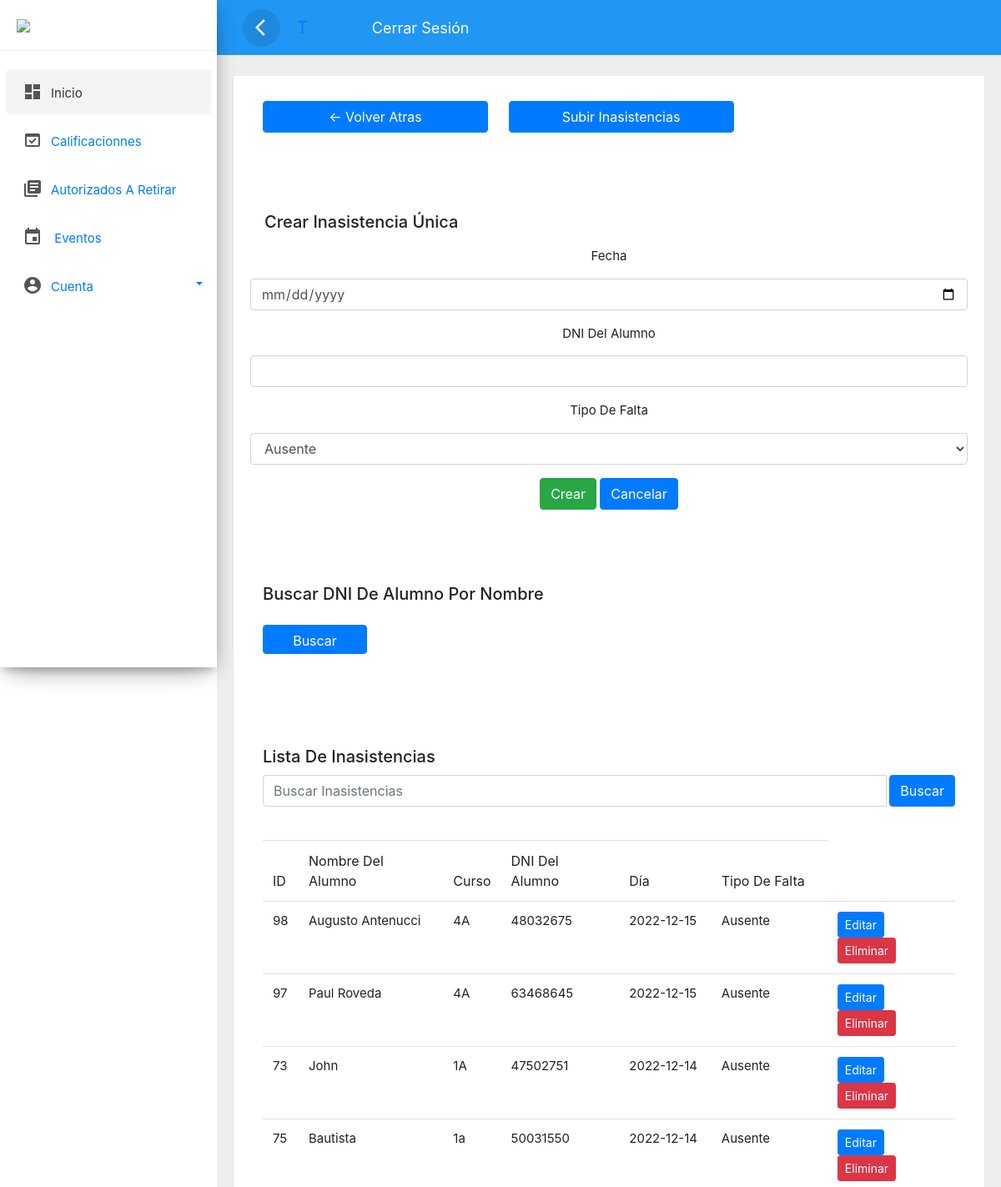
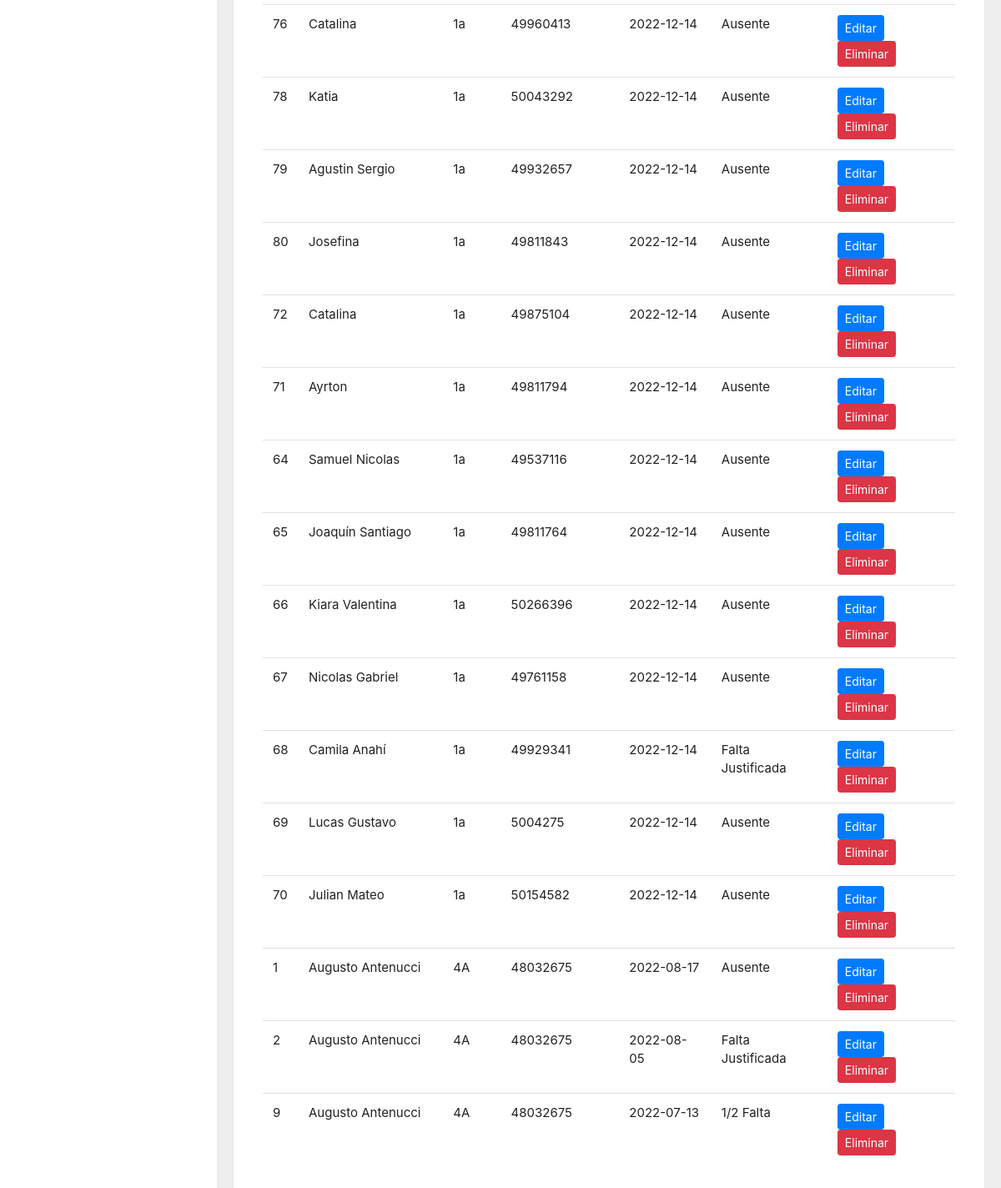
The app's page /studentinfosystem/admins/faltas.php (signed in) with its own data (2 pictures, top to bottom).
### tables this page shows
CREATE TABLE `faltas` (
  `id` int(11) NOT NULL,
  `fullname` varchar(25) NOT NULL,
  `dni` int(11) NOT NULL,
  `dia` date NOT NULL,
  `tipo` varchar(20) NOT NULL,
  `curso` varchar(2) NOT NULL
);

CREATE TABLE `students` (
  `id` int(10) NOT NULL,
  `dni` varchar(50) NOT NULL,
  `password` varchar(50) NOT NULL,
  `firstname` varchar(50) NOT NULL,
  `lastname` varchar(50) NOT NULL,
  `course` varchar(10) NOT NULL,
  `date_joined` date NOT NULL,
  `obs` text NOT NULL
);

### studentinfosystem/admins/faltas.php (the view, shortened to what this page needs)
<?php
  require 'connect.php';
  if(isset($_SESSION['adminName'], $_SESSION['password'])) {
?>
<!DOCTYPE html>
<html>
<head>
    <link href="../admins/css/custom.css" rel="stylesheet">
	<link href="../admins/css/bootstrap.min.css" rel="stylesheet">
    <link href="../admins/assets/css/styles.css" rel="stylesheet">
</head>
<body>
    <div class="wrapper">
        <nav id="sidebar">
            <div class="sidebar-header">
                <h3><img src="https://www.colegioubaescobar.gob.ar/wp-content/uploads/2020/07/cropped-WhatsApp-Image-2020-02-10-at-11.45.15.jpeg"  /><span></span></h3>
            </div>
            <ul class="list-unstyled components">
                <li class="active">
                    <a href="home.php" class="dashboard"><i class="material-icons">dashboard</i><span>Inicio</span></a>
                </li>
                <a href="Calificaciones/calificaciones.php">
                    <li class="dropdown">
                        <i class="material-icons">domain_verification</i><span>Calificacionnes</span></a>
                <a href="autorized.php">
                    <li class="dropdown">
                            <i class="material-icons">library_books</i><span>Autorizados a retirar</span></a>
                <a href="Events/eventos.php">
                    <li class="dropdown">
                            <i class="material-icons">event</i>
                            <span>Eventos</span></a>
                <li class="dropdown">
                    <a href="#pageSubmenu5" data-toggle="collapse" aria-expanded="false" class="dropdown-toggle">
                        <i class="material-icons">account_circle</i><span>Cuenta</span></a>
                </li>
            </ul>
        </nav>
        <div id="content">
            <div class="top-navbar">
                <nav class="navbar navbar-expand-lg">
                    <div class="container-fluid">
                        <button type="button" id="sidebarCollapse" class="d-xl-block d-lg-block d-md-mone d-none">
                            <span class="material-icons">arrow_back_ios</span>
                        </button>
                        <div class="welcome"><?php echo "<a href='profile.php' style='font-size:20px;'>".$_SESSION['adminName']."</a>";?></div>
                        <div>
                        <p style='font-size:20px; margin-top:10px; color:white;'>ㅤㅤ</p>
                        </div>
                        <a href="logout.php" style='font-size:18px; color:white; margin-left:40px;'>Cerrar sesión<span class="glyphicon glyphicon-off" aria-hidden="true"></span></a>
                    </div>
                </nav>
            </div>
            <div class="main-content">
                    <div class="card" style="min-height: 600px; width: auto;">
                        <div class="card-header">
                        <a href="home.php" class="btn btn-primary" style="width: 270px; margin:15px; margin-right:5px;">← Volver atras</a>
                        <a href="faltasSelect.php" class="btn btn-primary" style="width: 270px; margin:15px; margin-right:5px;">Subir inasistencias</a>
                                <h4 style="font-size: 20px; margin-left:17px; margin-top:80px;">Crear Inasistencia Única</h4>
                                <div id="container">
                                    <center>
                                        <div class="profile-box box-left">
                                            <form action="" method="post" name="form1">
                                            <center>
                                                <p>
                                                    <div class="form-group">
                                                        <label for="textarea" class="title" style="font-size:15px; margin-bottom:15px;">Fecha</label>
                                                        <input class="form-control" type="date" style="margin-bottom:15px;" name="dia"></input>
                                                        <label for="textarea" class="title" style="font-size:15px; margin-bottom:15px;">DNI del alumno</label>
                                                        <input class="form-control" type="number" style="margin-bottom:15px;" name="dni" ></input>
                                                        <label for="textarea" class="title" style="font-size:15px; margin-bottom:15px;">Tipo de Falta</label>
                                                        <select class="form-control" name="tipo">
                                                            <option value="Ausente">Ausente</option>
                                                        </select>
                                                    </div>
                                                </p>
                                                <p>
                                                    <input  type="submit" name="submit" class="btn btn-success" value="Crear">
                                                    <a href="home.php" class="btn btn-primary">Cancelar</a>
                                                </p>
                                            </center>
                                            </form>
                                        </div>
                                    </center>
                                    <div class="container my-5" style='float: left;'>
                                        <h2 style='font-size:20px; margin-bottom:10px; margin-top:25px;'>Buscar DNI de alumno por nombre</h2>
                                        <a href="search.php" class="btn btn-primary" style="width: 125px; height:35px; margin:15px; margin-left:0px; text-align:center; vertical-align: middle;">Buscar</a>
                                    </div>
                                <div class="container my-5" style='float: left;'>
                                    <h2 style='font-size:20px; margin-bottom:10px;'>Lista de inasistencias</h2>
                                    <form action="">
                                        <div class="input-group mb-3">
                                            <input value="<?php if(isset($_GET['search'])){echo $_GET['search'];} ?>" type="text" class="form-control" placeholder="Buscar Inasistencias" name="search">
                                            <button type="submit" class="btn btn-primary" style="margin-left:3px;">Buscar</button>
                                        </div>
                                    </form>
                                    <br>
                                    <table class="table">
                                        <thead>
                                        <tr>
                                            <th>ID</th>
                                            <th>Nombre del alumno</th>
                                            <th>Curso</th>
                                            <th>DNI del alumno</th>
                                            <th>Día</th>
                                            <th>Tipo de falta</th>
                                        </tr>
                                        </thead>
                                        <tbody>
                                            <?php
                                                if(isset($_GET['search'])) {
                                                    $filtervalues = $_GET['search'];
                                                    $sql = "SELECT * FROM faltas WHERE CONCAT(fullname,dia,dni) LIKE '%$filtervalues%' ";
                                                    $result = mysqli_query($con, $sql);
                                                    if(!$result) {
                                                        die("Invalid query.");
                                                    }
                                                    if(mysqli_num_rows($result) > 0) {
                                                        foreach($result as $row){
                                                            $sql3 = "SELECT * FROM students WHERE dni = '".$row['dni']."'";
                                                        $result3 = $con->query($sql3);
                                                        while($row3 = $result3->fetch_assoc()) {
                                                            ?>
                                                            <tr>
                                                                <td style='font-size:15px;'> <?= $row['id']; ?> </td>
                                                                <td style='font-size:15px;'> <?= $row['fullname']; ?> </td>
                                                                <td style='font-size:15px;'> <?= $row['course']; ?> </td>
                                                                <td style='font-size:15px;'><?= $row['dni']; ?></td>
                                                                <td style='font-size:15px;'><?= $row['dia']; ?></td>
                                                                <td style='font-size:15px;'><?= $row['tipo']; ?></td>
                                                            <td>
                                                                <?php
                                                                echo "
                                                                    <a class='btn btn-primary btn-sm' href='faltasEdit.php?id=$row[id]'>Editar</a>
                                                                    <a class='btn btn-danger btn-sm' href='faltasDelete.php?id=$row[id]'>Eliminar</a>
                                                                ";
                                                                ?>
                                                            </td>
                                                            </tr>
                                                            <?php
                                                        }
                                                    }
                                                    }
                                                }
                                                else {
                                                    $sql = "SELECT * FROM faltas ORDER BY dia DESC";
                                                    $result = $con->query($sql);
                                                    while($row = $result->fetch_assoc()) {
                                                        $sql3 = "SELECT * FROM students WHERE dni = '".$row['dni']."'";
                                                        $result3 = $con->query($sql3);
                                                        while($row3 = $result3->fetch_assoc()) {
                                                        echo "
                                                            <tr>
                                                                <td style='font-size:15px;'>$row[id]</td>
                                                                <td style='font-size:15px;'>$row[fullname]</td>
                                                                <td style='font-size:15px;'>$row3[course]</td>
                                                                <td style='font-size:15px;'>$row[dni]</td>
                                                                <td style='font-size:15px;'>$row[dia]</td>
                                                                <td style='font-size:15px;'>$row[tipo]</td>
                                                            <td>
                                                                <a class='btn btn-primary btn-sm' href='faltasEdit.php?id=$row[id]'>Editar</a>
                                                                <a class='btn btn-danger btn-sm' href='faltasDelete.php?id=$row[id]'>Eliminar</a>
                                                            </td>
                                                            </tr>
                                                        ";
                                                    }
                                                    }
                                                }
                                            ?>
                                        </tbody>
                                    </table>
                                </div>
                                </div>
                            </div>
                        </div>
                    </div>
                </div>
                <footer class="footer">
                    <div class="container-fluid">
                        <div class="row">
                            <div class="col-md-6">
                            </div>
                            <div class="col-md-6">
                                <p class="copyright d-flex justify-content-end"> &copy 2021
                                </p>
                            </div>
                        </div>
                    </div>
                </footer>
            </div>
</body>
</html>
<?php
  } else {
    header("location:index.php");
    exit;
  }
?>

### records on screen
faltas: id "98", fullname "Augusto Antenucci", dni "48032675", dia "2022-12-15", tipo "Ausente"
students: course "4A"
faltas: id "97", fullname "Paul Roveda", dni "63468645", dia "2022-12-15", tipo "Ausente"
students: course "4A"
faltas: id "73", fullname "John", dni "47502751", dia "2022-12-14", tipo "Ausente"
students: course "1A"
faltas: id "75", fullname "Bautista", dni "50031550", dia "2022-12-14", tipo "Ausente"
students: course "1a"
faltas: id "76", fullname "Catalina", dni "49960413", dia "2022-12-14", tipo "Ausente"
students: course "1a"
faltas: id "78", fullname "Katia", dni "50043292", dia "2022-12-14", tipo "Ausente"
students: course "1a"
faltas: id "79", fullname "Agustin Sergio", dni "49932657", dia "2022-12-14", tipo "Ausente"
students: course "1a"
faltas: id "80", fullname "Josefina", dni "49811843", dia "2022-12-14", tipo "Ausente"
students: course "1a"
faltas: id "72", fullname "Catalina", dni "49875104", dia "2022-12-14", tipo "Ausente"
students: course "1a"
faltas: id "71", fullname "Ayrton", dni "49811794", dia "2022-12-14", tipo "Ausente"
students: course "1a"
faltas: id "64", fullname "Samuel Nicolas", dni "49537116", dia "2022-12-14", tipo "Ausente"
students: course "1a"
faltas: id "65", fullname "Joaquín Santiago", dni "49811764", dia "2022-12-14", tipo "Ausente"
students: course "1a"
faltas: id "66", fullname "Kiara Valentina", dni "50266396", dia "2022-12-14", tipo "Ausente"
students: course "1a"
faltas: id "67", fullname "Nicolas Gabriel", dni "49761158", dia "2022-12-14", tipo "Ausente"
students: course "1a"
faltas: id "68", fullname "Camila Anahí", dni "49929341", dia "2022-12-14", tipo "Falta Justificada"
students: course "1a"
faltas: id "69", fullname "Lucas Gustavo", dni "5004275", dia "2022-12-14", tipo "Ausente"
students: course "1a"
faltas: id "70", fullname "Julian Mateo", dni "50154582", dia "2022-12-14", tipo "Ausente"
students: course "1a"
faltas: id "1", fullname "Augusto Antenucci", dni "48032675", dia "2022-08-17", tipo "Ausente"
faltas: id "2", fullname "Augusto Antenucci", dni "48032675", dia "2022-08-05", tipo "Falta Justificada"
faltas: id "9", fullname "Augusto Antenucci", dni "48032675", dia "2022-07-13", tipo "1/2 Falta"

### other values on screen
$_SESSION['adminName'] "T"
